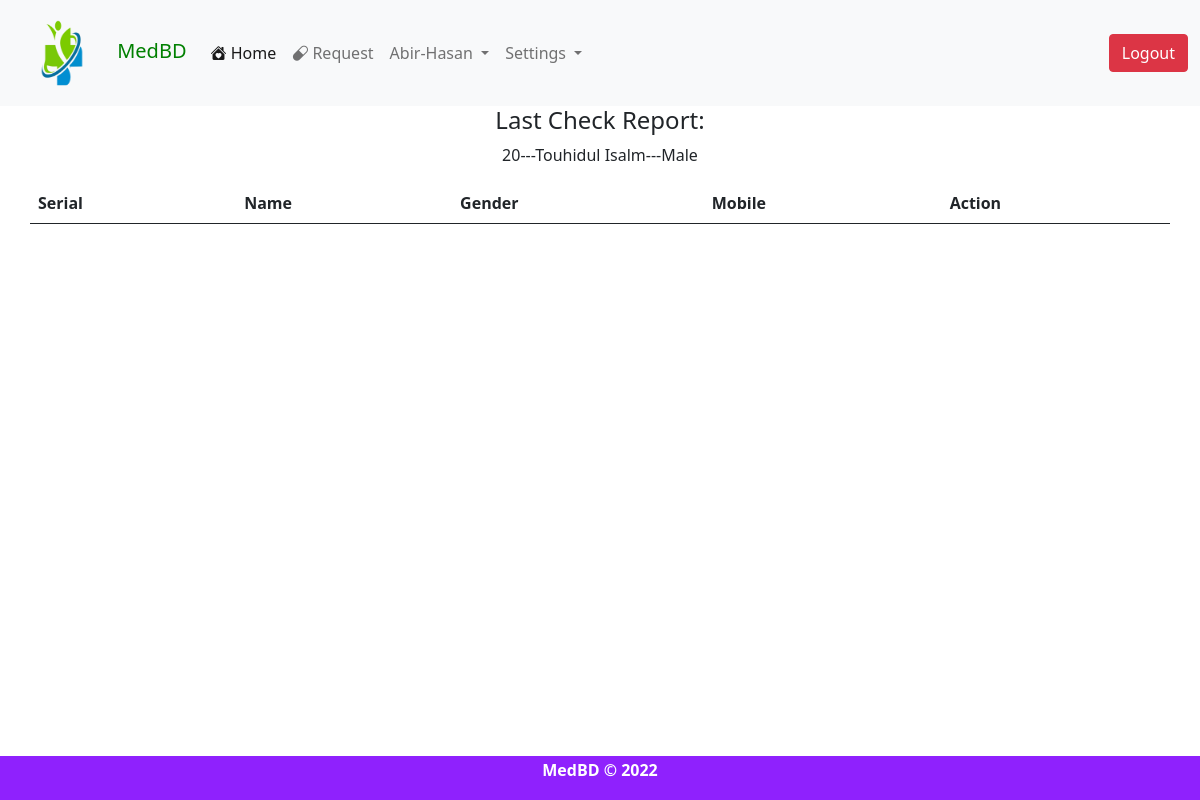
Page /doctor/request/ (signed in) on the committed database.
### doctor/models.py (models this page shows, shortened)
class Prescription(models.Model):
    TYPES = (
        ('Cap','Cap'),
        ('Syp','Syp'),
        ('Tab','Tab'),
        ('Sus','Sus'),
        ('Oral','Oral'),
        ('Injec','Injec'),
    )
    TIME = (
        ('1+1+1', '1+1+1'),
        ('1+0+1', '1+0+1'),
        ('1+0+0', '1+0+0'),
        ('0+1+1', '0+1+1'),
        ('0+1+0', '0+1+0'),
        ('0+0+1', '0+0+1'),
        ('1+1+0', '1+1+0'),
        ('0+0+0', '0+0+0'),
    )
    GENDER=(
        ('Male','Male'),
        ('Female','Female')
    )
    qrimage =models.ImageField(default='default.jpg',upload_to='images/qrcode')
    name = models.CharField(max_length=100)
    email = models.EmailField(max_length=1000)
    gender =models.CharField(max_length=10,choices=GENDER)
    age = models.CharField(max_length=10)
    date = models.DateField()
    symptoms = models.TextField(max_length=2000)
    mobile = models.IntegerField()
    disease = models.CharField(max_length=2000)
    advice = models.TextField(max_length=5000, null=True, blank=True)
    investigation = models.TextField(max_length=5000, null=True, blank=True)
    time = models.TimeField(datetime.datetime.now().time(),max_length=100)
    med_types_1 = models.CharField(
        max_length=100, choices=TYPES, null=True, blank=True)
    grp_1 = models.CharField(
        max_length=1000, null=True, blank=True)
    taken_time_1 = models.CharField(
        max_length=100, choices=TIME, null=True, blank=True)
    qty_1 = models.CharField(max_length=100, null=True, blank=True)
    day_1 = models.CharField(max_length=100, null=True, blank=True)
    med_types_2 = models.CharField(
        max_length=100, choices=TYPES, null=True, blank=True)
    grp_2 = models.CharField(
        max_length=1000, null=True, blank=True)
    taken_time_2 = models.CharField(
        max_length=100, choices=TIME, null=True, blank=True)
    qty_2 = models.CharField(max_length=100, null=True, blank=True)
    day_2 = models.CharField(max_length=100, null=True, blank=True)
    med_types_3 = models.CharField(
        max_length=100, choices=TYPES, null=True, blank=True)
    grp_3 = models.CharField(
        max_length=1000, null=True, blank=True)
    taken_time_3 = models.CharField(
        max_length=100, choices=TIME, null=True, blank=True)
    qty_3 = models.CharField(max_length=100, null=True, blank=True)
    day_3 = models.CharField(max_length=100, null=True, blank=True)
    med_types_4 = models.CharField(
        max_length=100, choices=TYPES, null=True, blank=True)
    grp_4 = models.CharField(
        max_length=1000, null=True, blank=True)
    taken_time_4 = models.CharField(
        max_length=100, choices=TIME, null=True, blank=True)
    qty_4 = models.CharField(max_length=100, null=True, blank=True)
    day_4 = models.CharField(max_length=100, null=True, blank=True)
    med_types_5 = models.CharField(
        max_length=100, choices=TYPES, null=True, blank=True)
    grp_5 = models.CharField(
        max_length=1000, null=True, blank=True)
    taken_time_5 = models.CharField(
        max_length=100, choices=TIME, null=True, blank=True)
    qty_5 = models.CharField(max_length=100, null=True, blank=True)
    day_5 = models.CharField(max_length=100, null=True, blank=True)
    med_types_6 = models.CharField(
        max_length=100, choices=TYPES, null=True, blank=True)
    grp_6 = models.CharField(
        max_length=1000, null=True, blank=True)
    taken_time_6 = models.CharField(
        max_length=100, choices=TIME, null=True, blank=True)
    qty_6 = models.CharField(max_length=100, null=True, blank=True)
    day_6 = models.CharField(max_length=100, null=True, blank=True)
    med_types_7 = models.CharField(
        max_length=100, choices=TYPES, null=True, blank=True)
    grp_7 = models.CharField(
        max_length=1000, null=True, blank=True)
    taken_time_7 = models.CharField(
        max_length=100, choices=TIME, null=True, blank=True)
    qty_7 = models.CharField(max_length=100, null=True, blank=True)
    day_7 = models.CharField(max_length=100, null=True, blank=True)
    med_types_8 = models.CharField(
        max_length=100, choices=TYPES, null=True, blank=True)
    grp_8 = models.CharField(
        max_length=1000, null=True, blank=True)
    taken_time_8 = models.CharField(
        max_length=100, choices=TIME, null=True, blank=True)
    qty_8 = models.CharField(max_length=100, null=True, blank=True)
    day_8 = models.CharField(max_length=100, null=True, blank=True)
    med_types_9 = models.CharField(
        max_length=100, choices=TYPES, null=True, blank=True)
    grp_9 = models.CharField(
        max_length=1000, null=True, blank=True)
    taken_time_9 = models.CharField(
        max_length=100, choices=TIME, null=True, blank=True)
    qty_9 = models.CharField(max_length=100, null=True, blank=True)
    day_9 = models.CharField(max_length=100, null=True, blank=True)
    med_types_10 = models.CharField(
        max_length=100, choices=TYPES, null=True, blank=True)
    grp_10 = models.CharField(
        max_length=1000, null=True, blank=True)
    taken_time_10 = models.CharField(
        max_length=100, choices=TIME, null=True, blank=True)
    qty_10 = models.CharField(max_length=100, null=True, blank=True)
    day_10 = models.CharField(max_length=100, null=True, blank=True)
    med_types_11 = models.CharField(
        max_length=100, choices=TYPES, null=True, blank=True)
    grp_11 = models.CharField(
        max_length=1000, null=True, blank=True)
    taken_time_11 = models.CharField(
        max_length=100, choices=TIME, null=True, blank=True)
    qty_11 = models.CharField(max_length=100, null=True, blank=True)
    day_11 = models.CharField(max_length=100, null=True, blank=True)
    med_types_12 = models.CharField(
        max_length=100, choices=TYPES, null=True, blank=True)
    grp_12 = models.CharField(
        max_length=1000, null=True, blank=True)
    taken_time_12 = models.CharField(
        max_length=100, choices=TIME, null=True, blank=True)
    qty_12 = models.CharField(max_length=100, null=True, blank=True)
    day_12 = models.CharField(max_length=100, null=True, blank=True)
    med_types_13 = models.CharField(
        max_length=100, choices=TYPES, null=True, blank=True)
    grp_13 = models.CharField(
        max_length=1000, null=True, blank=True)
    taken_time_13 = models.CharField(
        max_length=100, choices=TIME, null=True, blank=True)
    qty_13 = models.CharField(max_length=100, null=True, blank=True)
    day_13 = models.CharField(max_length=100, null=True, blank=True)
    med_types_14 = models.CharField(
        max_length=100, choices=TYPES, null=True, blank=True)
    grp_14 = models.CharField(
        max_length=1000, null=True, blank=True)
    taken_time_14 = models.CharField(
        max_length=100, choices=TIME, null=True, blank=True)
    qty_14 = models.CharField(max_length=100, null=True, blank=True)
    day_14 = models.CharField(max_length=100, null=True, blank=True)
    med_types_15 = models.CharField(
        max_length=100, choices=TYPES, null=True, blank=True)
    grp_15 = models.CharField(
        max_length=1000, null=True, blank=True)
    taken_time_15 = models.CharField(
        max_length=100, choices=TIME, null=True, blank=True)
    qty_15 = models.CharField(max_length=100, null=True, blank=True)
    day_15 = models.CharField(max_length=100, null=True, blank=True)
    med_types_16 = models.CharField(
        max_length=100, choices=TYPES, null=True, blank=True)
    grp_16 = models.CharField(
        max_length=1000, null=True, blank=True)
    taken_time_16 = models.CharField(
        max_length=100, choices=TIME, null=True, blank=True)
    qty_16 = models.CharField(max_length=100, null=True, blank=True)
    day_16 = models.CharField(max_length=100, null=True, blank=True)
    med_types_17 = models.CharField(
        max_length=100, choices=TYPES, null=True, blank=True)
    grp_17 = models.CharField(
        max_length=1000, null=True, blank=True)
    taken_time_17 = models.CharField(
        max_length=100, choices=TIME, null=True, blank=True)
    qty_17 = models.CharField(max_length=100, null=True, blank=True)
    day_17 = models.CharField(max_length=100, null=True, blank=True)
    med_types_18 = models.CharField(
        max_length=100, choices=TYPES, null=True, blank=True)
    grp_18 = models.CharField(
        max_length=1000, null=True, blank=True)
    taken_time_18 = models.CharField(
        max_length=100, choices=TIME, null=True, blank=True)
    qty_18 = models.CharField(max_length=100, null=True, blank=True)
    day_18 = models.CharField(max_length=100, null=True, blank=True)
    med_types_19 = models.CharField(
        max_length=100, choices=TYPES, null=True, blank=True)
    grp_19 = models.CharField(
        max_length=1000, null=True, blank=True)
    taken_time_19 = models.CharField(
        max_length=100, choices=TIME, null=True, blank=True)
    qty_19 = models.CharField(max_length=100, null=True, blank=True)
    day_19 = models.CharField(max_length=100, null=True, blank=True)
    med_types_20 = models.CharField(
        max_length=100, choices=TYPES, null=True, blank=True)
    grp_20 = models.CharField(
        max_length=1000, null=True, blank=True)
    taken_time_20 = models.CharField(
        max_length=100, choices=TIME, null=True, blank=True)
    qty_20 = models.CharField(max_length=100, null=True, blank=True)
    day_20 = models.CharField(max_length=100, null=True, blank=True)

### doctor/views.py (the view)
# urls.py: path('request/',PatientRequest,name='request'),
@login_required
def PatientRequest(request):
    data = patientQuery.objects.all().order_by('-id')
    pres = Prescription.objects.all().order_by('-id')[0:1]
    context={
        'data':data,
        'pres':pres
    }
    return render(request, 'doctor/request.html', context)

### templates/doctor/request.html (shortened to what this page needs)
{% extends 'basic.html' %}
{% load static %}
{% load crispy_forms_tags %}
{% block body %}
<div class='container'>
    <div class='row'>
        <table class="table table-striped table-inverse table-responsive">
            {% for p in pres %}
                <center><h4>Last Check Report: </h4>
                <p>{{p.id}}---{{p.name}}---{{p.gender}}</p></center>
            {% endfor %}
            <thead class="thead-inverse">
                <tr>
                    <th>Serial</th>
                    <th>Name</th>
                    <th>Gender</th>
                    <th>Mobile</th>
                    <th>Action</th>
                </tr>
                </thead>
        </table>
    </div>
</div>
{% endblock body %}

### templates/basic.html (shortened to what this page needs)
<!doctype html>
{% load static %}
<html lang="en">
  <head>
    <link rel="stylesheet" href="https://cdn.jsdelivr.net/npm/bootstrap-icons@1.9.1/font/bootstrap-icons.css">
    <link rel="stylesheet" href="//code.jquery.com/ui/1.13.2/themes/base/jquery-ui.css">
    <link href="https://cdn.jsdelivr.net/npm/bootstrap@5.0.2/dist/css/bootstrap.min.css" rel="stylesheet">
  </head>
  <body>
   <nav class="navbar navbar-expand-lg navbar-light bg-light">
  <div class="container-fluid">
    <a class="navbar-brand" href="/" style='color:Green;'><img src="{% static '/images/logo.png' %}" alt="" width='100px' height='80px'> MedBD</a>
    <div class="collapse navbar-collapse" id="navbarSupportedContent">
      <ul class="navbar-nav me-auto mb-2 mb-lg-0">
        <li class="nav-item">
          <a class="nav-link active" aria-current="page" href="/"><i class="bi bi-house-heart-fill"></i> Home</a>
        </li>
        {% if user.is_authenticated %}
        <li class="nav-item">
          <a class="nav-link" href="/doctor/request/"><i class="bi bi-capsule"></i> Request</a>
        </li>
        <li class="nav-item dropdown">
          <a class="nav-link dropdown-toggle" href="#" id="navbarDropdown" role="button" data-bs-toggle="dropdown" aria-expanded="false">
           {{user.username}}
          </a>
          <li class="nav-item dropdown">
          <a class="nav-link dropdown-toggle" href="#" id="navbarDropdown" role="button" data-bs-toggle="dropdown" aria-expanded="false">
           Settings
          </a>
        </li>
      </ul>
      <div class="d-flex">
        <a class="btn btn-danger" href="/medicine/logout/" role="button">Logout</a>
      </div>
        {% else %}
        <div class="d-flex" id='btn'>
        <a class="btn btn-danger" href="/medicine/login/" role="button">Login</a>
        <span>&nbsp; &nbsp; &nbsp;</span>
        <a class="btn btn-success" href="/medicine/register/" role="button">Register</a>
        </div>
      {% endif %}
    </div>
  </div>
</nav>
{% block body %}{% endblock body %}
    {% include 'footer.html' %}
  </body>
</html>

### rows in the picture
Prescription: id "20", name "Touhidul Isalm", gender "Male"

### other values in the picture
{{ user.username }} "Abir-Hasan"
